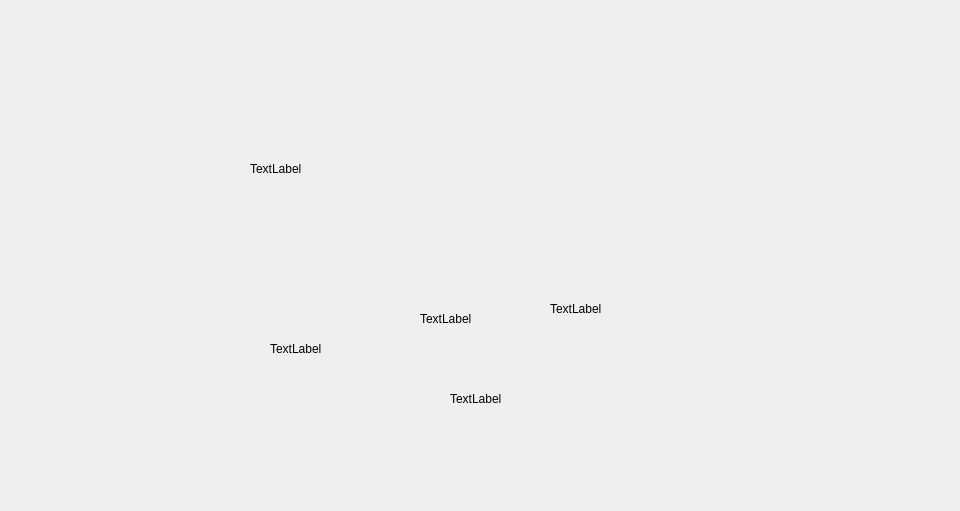
<?xml version="1.0" encoding="UTF-8"?>
<ui version="4.0">
 <class>MainWindow</class>
 <widget class="QMainWindow" name="MainWindow">
  <property name="geometry">
   <rect>
    <x>0</x>
    <y>0</y>
    <width>960</width>
    <height>511</height>
   </rect>
  </property>
  <property name="focusPolicy">
   <enum>Qt::NoFocus</enum>
  </property>
  <property name="windowTitle">
   <string>MainWindow</string>
  </property>
  <widget class="QWidget" name="centralwidget">
   <property name="focusPolicy">
    <enum>Qt::NoFocus</enum>
   </property>
   <widget class="QStackedWidget" name="stackedWidget">
    <property name="geometry">
     <rect>
      <x>100</x>
      <y>70</y>
      <width>671</width>
      <height>381</height>
     </rect>
    </property>
    <property name="focusPolicy">
     <enum>Qt::NoFocus</enum>
    </property>
    <property name="currentIndex">
     <number>2</number>
    </property>
    <widget class="QWidget" name="pageTitle">
     <property name="focusPolicy">
      <enum>Qt::NoFocus</enum>
     </property>
     <widget class="QLabel" name="lb_TitleBg">
      <property name="geometry">
       <rect>
        <x>180</x>
        <y>300</y>
        <width>81</width>
        <height>18</height>
       </rect>
      </property>
      <property name="focusPolicy">
       <enum>Qt::NoFocus</enum>
      </property>
      <property name="text">
       <string>TextLabel</string>
      </property>
     </widget>
     <widget class="QFrame" name="frameSetUp">
      <property name="geometry">
       <rect>
        <x>139</x>
        <y>89</y>
        <width>401</width>
        <height>211</height>
       </rect>
      </property>
      <property name="focusPolicy">
       <enum>Qt::NoFocus</enum>
      </property>
      <property name="frameShape">
       <enum>QFrame::StyledPanel</enum>
      </property>
      <property name="frameShadow">
       <enum>QFrame::Raised</enum>
      </property>
      <widget class="QLabel" name="lb_volume">
       <property name="geometry">
        <rect>
         <x>30</x>
         <y>40</y>
         <width>170</width>
         <height>100</height>
        </rect>
       </property>
       <property name="font">
        <font>
         <pointsize>30</pointsize>
        </font>
       </property>
       <property name="text">
        <string>音乐</string>
       </property>
      </widget>
      <widget class="QSlider" name="SliderVolume">
       <property name="geometry">
        <rect>
         <x>200</x>
         <y>60</y>
         <width>160</width>
         <height>22</height>
        </rect>
       </property>
       <property name="focusPolicy">
        <enum>Qt::NoFocus</enum>
       </property>
       <property name="sliderPosition">
        <number>99</number>
       </property>
       <property name="orientation">
        <enum>Qt::Horizontal</enum>
       </property>
       <property name="tickPosition">
        <enum>QSlider::NoTicks</enum>
       </property>
       <property name="tickInterval">
        <number>0</number>
       </property>
      </widget>
     </widget>
    </widget>
    <widget class="QWidget" name="pageSelect">
     <property name="focusPolicy">
      <enum>Qt::NoFocus</enum>
     </property>
     <widget class="QLabel" name="lb_bg_select">
      <property name="geometry">
       <rect>
        <x>530</x>
        <y>280</y>
        <width>81</width>
        <height>18</height>
       </rect>
      </property>
      <property name="text">
       <string>TextLabel</string>
      </property>
     </widget>
    </widget>
    <widget class="QWidget" name="pageStory">
     <property name="focusPolicy">
      <enum>Qt::NoFocus</enum>
     </property>
     <widget class="QLabel" name="lb_people">
      <property name="geometry">
       <rect>
        <x>320</x>
        <y>240</y>
        <width>81</width>
        <height>18</height>
       </rect>
      </property>
      <property name="focusPolicy">
       <enum>Qt::NoFocus</enum>
      </property>
      <property name="text">
       <string>TextLabel</string>
      </property>
     </widget>
     <widget class="QLabel" name="lb_storyBg">
      <property name="geometry">
       <rect>
        <x>150</x>
        <y>90</y>
        <width>81</width>
        <height>18</height>
       </rect>
      </property>
      <property name="text">
       <string>TextLabel</string>
      </property>
     </widget>
     <widget class="QLabel" name="lb_textBg">
      <property name="geometry">
       <rect>
        <x>170</x>
        <y>270</y>
        <width>81</width>
        <height>18</height>
       </rect>
      </property>
      <property name="text">
       <string>TextLabel</string>
      </property>
     </widget>
     <widget class="QLabel" name="lb_people_3">
      <property name="geometry">
       <rect>
        <x>350</x>
        <y>320</y>
        <width>81</width>
        <height>18</height>
       </rect>
      </property>
      <property name="text">
       <string>TextLabel</string>
      </property>
     </widget>
     <widget class="QLabel" name="lb_people_2">
      <property name="geometry">
       <rect>
        <x>450</x>
        <y>230</y>
        <width>81</width>
        <height>18</height>
       </rect>
      </property>
      <property name="text">
       <string>TextLabel</string>
      </property>
     </widget>
     <zorder>lb_storyBg</zorder>
     <zorder>lb_people</zorder>
     <zorder>lb_textBg</zorder>
     <zorder>lb_people_3</zorder>
     <zorder>lb_people_2</zorder>
    </widget>
    <widget class="QWidget" name="pageBattle">
     <property name="focusPolicy">
      <enum>Qt::NoFocus</enum>
     </property>
     <widget class="QLabel" name="player">
      <property name="geometry">
       <rect>
        <x>100</x>
        <y>160</y>
        <width>181</width>
        <height>161</height>
       </rect>
      </property>
      <property name="baseSize">
       <size>
        <width>70</width>
        <height>70</height>
       </size>
      </property>
      <property name="focusPolicy">
       <enum>Qt::NoFocus</enum>
      </property>
      <property name="text">
       <string>TextLabel</string>
      </property>
     </widget>
     <widget class="QLabel" name="m_label_bg">
      <property name="geometry">
       <rect>
        <x>50</x>
        <y>50</y>
        <width>361</width>
        <height>151</height>
       </rect>
      </property>
      <property name="focusPolicy">
       <enum>Qt::NoFocus</enum>
      </property>
      <property name="text">
       <string>TextLabel</string>
      </property>
     </widget>
     <widget class="QFrame" name="framePause">
      <property name="geometry">
       <rect>
        <x>240</x>
        <y>140</y>
        <width>341</width>
        <height>191</height>
       </rect>
      </property>
      <property name="focusPolicy">
       <enum>Qt::NoFocus</enum>
      </property>
      <property name="frameShape">
       <enum>QFrame::StyledPanel</enum>
      </property>
      <property name="frameShadow">
       <enum>QFrame::Raised</enum>
      </property>
      <widget class="QSlider" name="SliderVolume_2">
       <property name="geometry">
        <rect>
         <x>170</x>
         <y>100</y>
         <width>160</width>
         <height>22</height>
        </rect>
       </property>
       <property name="focusPolicy">
        <enum>Qt::NoFocus</enum>
       </property>
       <property name="pageStep">
        <number>10</number>
       </property>
       <property name="sliderPosition">
        <number>99</number>
       </property>
       <property name="orientation">
        <enum>Qt::Horizontal</enum>
       </property>
      </widget>
      <widget class="QLabel" name="lb_volume_2">
       <property name="geometry">
        <rect>
         <x>0</x>
         <y>0</y>
         <width>170</width>
         <height>100</height>
        </rect>
       </property>
       <property name="font">
        <font>
         <pointsize>30</pointsize>
        </font>
       </property>
       <property name="text">
        <string>音乐</string>
       </property>
      </widget>
     </widget>
     <widget class="QProgressBar" name="life">
      <property name="geometry">
       <rect>
        <x>0</x>
        <y>0</y>
        <width>471</width>
        <height>26</height>
       </rect>
      </property>
      <property name="focusPolicy">
       <enum>Qt::NoFocus</enum>
      </property>
      <property name="layoutDirection">
       <enum>Qt::LeftToRight</enum>
      </property>
      <property name="styleSheet">
       <string notr="true">QProgressBar::chunk {background-color: red;}</string>
      </property>
      <property name="maximum">
       <number>8</number>
      </property>
      <property name="value">
       <number>8</number>
      </property>
      <property name="invertedAppearance">
       <bool>false</bool>
      </property>
      <property name="format">
       <string/>
      </property>
     </widget>
     <widget class="QProgressBar" name="life_e">
      <property name="geometry">
       <rect>
        <x>40</x>
        <y>30</y>
        <width>291</width>
        <height>26</height>
       </rect>
      </property>
      <property name="focusPolicy">
       <enum>Qt::NoFocus</enum>
      </property>
      <property name="layoutDirection">
       <enum>Qt::RightToLeft</enum>
      </property>
      <property name="styleSheet">
       <string notr="true">QProgressBar::chunk {background-color: red;}</string>
      </property>
      <property name="maximum">
       <number>4</number>
      </property>
      <property name="value">
       <number>4</number>
      </property>
      <property name="alignment">
       <set>Qt::AlignLeading|Qt::AlignLeft|Qt::AlignTop</set>
      </property>
      <property name="invertedAppearance">
       <bool>false</bool>
      </property>
      <property name="format">
       <string/>
      </property>
     </widget>
     <widget class="QLabel" name="life_label">
      <property name="geometry">
       <rect>
        <x>430</x>
        <y>80</y>
        <width>151</width>
        <height>20</height>
       </rect>
      </property>
      <property name="text">
       <string>阿米娅剩余生命8</string>
      </property>
     </widget>
     <widget class="QLabel" name="life_e_label">
      <property name="geometry">
       <rect>
        <x>500</x>
        <y>30</y>
        <width>81</width>
        <height>18</height>
       </rect>
      </property>
      <property name="text">
       <string/>
      </property>
     </widget>
     <widget class="QLabel" name="winOrLose_label">
      <property name="geometry">
       <rect>
        <x>120</x>
        <y>330</y>
        <width>81</width>
        <height>18</height>
       </rect>
      </property>
      <property name="text">
       <string>TextLabel</string>
      </property>
     </widget>
     <zorder>m_label_bg</zorder>
     <zorder>player</zorder>
     <zorder>framePause</zorder>
     <zorder>life</zorder>
     <zorder>life_e</zorder>
     <zorder>life_label</zorder>
     <zorder>life_e_label</zorder>
     <zorder>winOrLose_label</zorder>
    </widget>
   </widget>
  </widget>
 </widget>
 <resources/>
 <connections/>
</ui>
